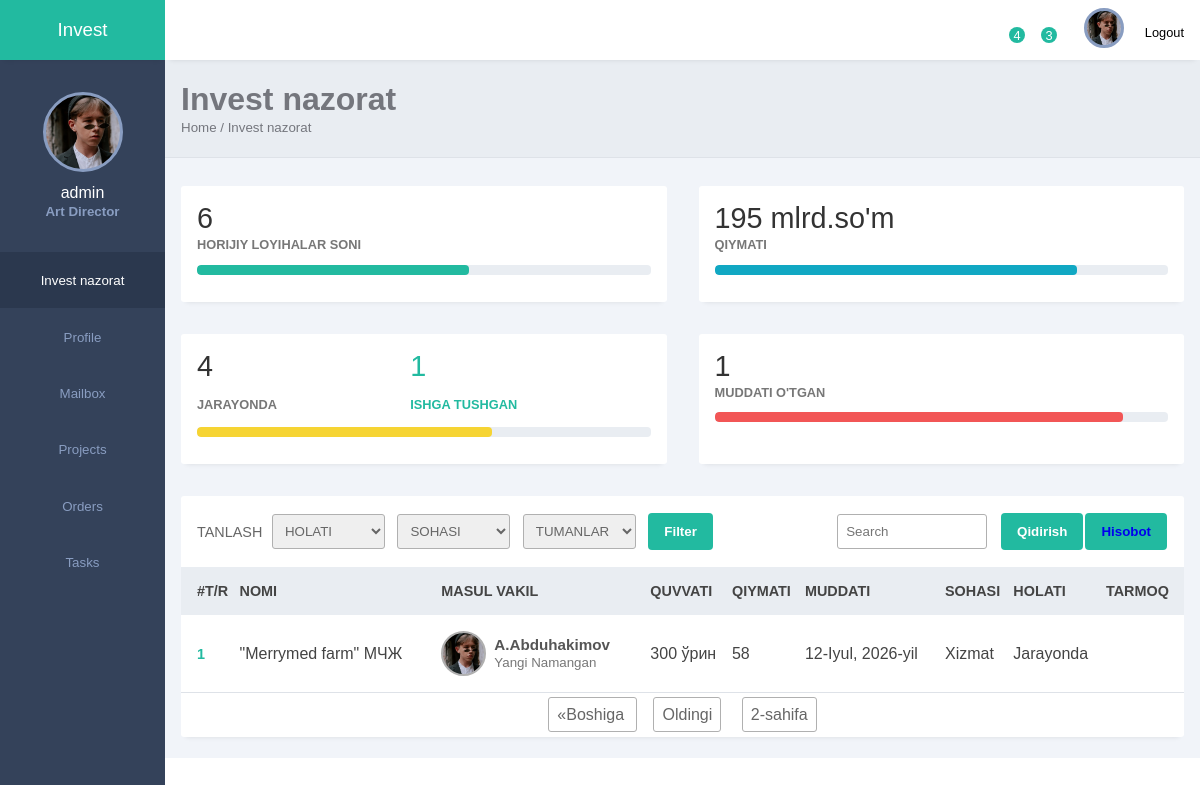
Page /?page=2 (signed in) on the committed database.
### horijiy/models.py (models this page shows, shortened)
class Horijiy(models.Model):
    title = models.CharField(max_length=250, verbose_name="Loyiha nomi")
    slug = AutoSlugField(populate_from='title', unique=True)
    body = models.TextField()
    status = models.CharField(max_length=100, choices=STATUS, verbose_name="Holati")
    create_at = models.DateTimeField(auto_now_add=True, verbose_name="Kiritilgan sana")
    update = models.DateTimeField(auto_now=True, verbose_name="O'zagrtirilgan")
    create_by = models.ForeignKey(User, on_delete=models.CASCADE, verbose_name="User")
    masul_vakil = models.CharField(max_length=250, choices=[
        ('A.Abdurazakov', 'Sh.Abdurazzaqov'), ('A.Abduhakimov', 'A.Abduhakimov'), ('O.Inamov', 'O.Inamov')])
    tuman = models.CharField(max_length=100, choices=TUMANLAR)
    loyiha_quvvati = models.CharField(max_length=250)
    boshlash_sanasi = models.DateField(default='2024-01-01', verbose_name="Boshlash")
    tugatish_sanasi = models.DateField(default='2024-01-01', verbose_name="Tugatish")
    davlat = models.CharField(max_length=250)
    soha_yonalishi = models.CharField(max_length=100, choices=SOHA_YONALISHLARI)
    loyiha_qiymati = models.IntegerField(default=0)
    pdf_file = models.FileField(upload_to='pdf/%Y/', verbose_name="Tasdiqlangani")
    excel_file = models.FileField(upload_to='excel/%Y/', verbose_name="Tarmoq jadvali")

### horijiy/views.py (the view)
# urls.py: path('', views.index, name='index'),
def index(request):
    horijiy_list = Horijiy.objects.all()
    status = request.GET.get('status')
    if status:
        horijiy_list = horijiy_list.filter(status=status)
    soha_yonalishi = request.GET.get('soha_yonalishi')
    if soha_yonalishi:
        horijiy_list = horijiy_list.filter(soha_yonalishi=soha_yonalishi)
    tuman = request.GET.get('tuman')
    if tuman:
        horijiy_list = horijiy_list.filter(tuman=tuman)
    paginator = Paginator(horijiy_list, 5)  # Sahifalar uchun paginator
    page_number = request.GET.get('page')
    page_obj = paginator.get_page(page_number)
    context = {
        'horijiy_list': page_obj,
        'active_count': Horijiy.objects.filter(status='active').count(),
        'deactive_count': Horijiy.objects.filter(status='deactive').count(),
        'expired_count': Horijiy.objects.filter(status='expired').count(),
        'total_sum': horijiy_list.aggregate(total_sum=Sum('loyiha_qiymati')).get('total_sum', 0),
        'selected_tuman': tuman,
    }
    return render(request, 'index.html', context)

### templates/index.html (shortened to what this page needs)
<!DOCTYPE html>
{% load static %}
{% load humanize %}
<html lang="en">
<head>
    <link rel="stylesheet" href="{% static 'style.css' %}">
    <link rel="stylesheet" href="https://maxst.icons8.com/vue-static/landings/line-awesome/line-awesome/1.3.0/css/line-awesome.min.css">
</head>
<body>
    <div class="sidebar">
        <div class="side-header">
            <h3>I<span>nvest</span></h3>
        </div>
        <div class="side-content">
            <div class="profile">
                <div class="profile-img bg-img" style="background-image: url('{% static 'img/1.jpeg' %}')"></div>
                <h4>{{ user.username }}</h4>
                <small>Art Director</small>
            </div>
            <div class="side-menu">
                <ul>
                    <li>
                       <a href="" class="active">
                            <small>Invest nazorat</small>
                        </a>
                    </li>
                    <li>
                       <a href="">
                            <small>Profile</small>
                        </a>
                    </li>
                    <li>
                       <a href="">
                            <small>Mailbox</small>
                        </a>
                    </li>
                    <li>
                       <a href="">
                            <small>Projects</small>
                        </a>
                    </li>
                    <li>
                       <a href="">
                            <small>Orders</small>
                        </a>
                    </li>
                    <li>
                       <a href="">
                            <small>Tasks</small>
                        </a>
                    </li>
                </ul>
            </div>
        </div>
    </div>
    <div class="main-content">
        <header>
            <div class="header-content">
                <div class="header-menu">
                    <div class="notify-icon">
                        <span class="notify">4</span>
                    </div>
                    <div class="notify-icon">
                        <span class="notify">3</span>
                    </div>
                    <div class="user">
                        <div class="profile-img bg-img" style="background-image: url('{% static 'img/1.jpeg' %}')"></div>
                        <span>Logout</span>
                    </div>
                </div>
            </div>
        </header>
        <main>
            <div class="page-header">
                <h1>Invest nazorat</h1>
                <small>Home / Invest nazorat</small>
            </div>
            <div class="page-content">
                <div class="analytics">
                    <div class="card">
                        <div class="card-head">
                            <h2>{{ horijiy_list.paginator.count|intcomma }}</h2>
                        </div>
                        <div class="card-progress">
                            <small>HORIJIY LOYIHALAR SONI</small>
                            <div class="card-indicator">
                                <div class="indicator one" style="width: 60%"></div>
                            </div>
                        </div>
                    </div>
                    <div class="card">
                        <div class="card-head">
                            <h2>{{ total_sum|floatformat|intcomma }} mlrd.so'm</h2>
                        </div>
                        <div class="card-progress">
                            <small>QIYMATI</small>
                            <div class="card-indicator">
                                <div class="indicator two" style="width: 80%"></div>
                            </div>
                        </div>
                    </div>
                    <div class="card">
                        <div class="card-head">
                            <h2>{{ active_count|intcomma }} <br><small style="color: #777;font-size: .8rem;font-weight: 600;">JARAYONDA</small></h2>
                            <h2 style="color: #22baa0;">{{ deactive_count|intcomma }} <br><small style="color: #22baa0;font-size: .8rem;font-weight: 600;">ISHGA TUSHGAN</small></h2>
                        </div>
                        <div class="card-progress">
                            <div class="card-indicator">
                                <div class="indicator three" style="width: 65%"></div>
                            </div>
                        </div>
                    </div>
                    <div class="card">
                        <div class="card-head">
                            <h2>{{ expired_count|intcomma }}</h2>
                        </div>
                        <div class="card-progress">
                            <small>MUDDATI O'TGAN</small>
                            <div class="card-indicator">
                                <div class="indicator four" style="width: 90%"></div>
                            </div>
                        </div>
                    </div>
                </div>
                <div class="records table-responsive">
                    <div class="record-header">
                        <form method="GET" action="">
                            <div class="add">
                                <span>TANLASH</span>
                                <select name="status">
                                    <option value="">HOLATI</option>
                                </select>
                                <select name="soha_yonalishi">
                                    <option value="">SOHASI</option>
                                </select>
                                <select name="tuman">
                                    <option value="">TUMANLAR</option>
                                </select>
                                <button style="cursor: pointer;">Filter</button>
                            </div>
                        </form>
                        <div class="browse">
                            <form method="GET" action="">
                                <div class="add">
                                    <input type="search" name="q" placeholder="Search" class="record-search" value="{{ request.GET.q }}">
                                    <button type="submit" style="margin: 1px;">Qidirish</button>
                                    <button style="margin: 1px;"><a href="{% url 'export_to_excel' %}">Hisobot</a></button>
                                </div>
                            </form>
                        </div>
                    </div>
                    <div>
                        <table width="100%">
                            <thead>
                                <tr>
                                    <th>#T/R</th>
                                    <th> NOMI</th>
                                    <th> MASUL VAKIL</th>
                                    <th> QUVVATI</th>
                                    <th> QIYMATI</th>
                                    <th> MUDDATI</th>
                                    <th> SOHASI</th>
                                    <th> HOLATI</th>
                                    <th> TARMOQ</th>
                                </tr>
                            </thead>
                            <tbody>
                                {% for horijiy in horijiy_list %}
                                <tr>
                                    <td>{{ forloop.counter }}</td>
                                    <td>{{ horijiy.title }}</td>
                                    <td>
                                        <div class="client">
                                            <div class="client-img bg-img" style="background-image: url('{% static 'img/1.jpeg' %}')"></div>
                                            <div class="client-info">
                                                <h4>{{ horijiy.masul_vakil }}</h4>
                                                <small>{{ horijiy.get_tuman_display }}</small>
                                            </div>
                                        </div>
                                    </td>
                                    <td>{{ horijiy.loyiha_quvvati }}</td>
                                    <td>{{ horijiy.loyiha_qiymati }}</td>
                                    <td>{{ horijiy.tugatish_sanasi }}</td>
                                    <td>{{ horijiy.get_soha_yonalishi_display }}</td>
                                    <td>{{ horijiy.get_status_display }}</td>
                                    <td>
                                        <div class="actions">
                                        </div>
                                    </td>
                                </tr>
                                {% endfor %}
                            </tbody>
                        </table>
                    </div>
                    <div class="pagination">
                        <span class="step-links">
                            {% if horijiy_list.has_previous %}
                                <a href="?page=1">&laquo;Boshiga </a>
                                <a href="?page={{ horijiy_list.previous_page_number }}">Oldingi</a>
                            {% endif %}
                            <span class="current">
                                {{ horijiy_list.number }}-sahifa
                            </span>
                        </span>
                    </div>
                </div>
            </div>
        </main>
    </div>
</body>
</html>

### rows in the picture
Horijiy: title "\"Merrymed farm\" МЧЖ", masul_vakil "A.Abduhakimov", tuman "Yangi Namangan", loyiha_quvvati "300 ўрин", loyiha_qiymati "58", tugatish_sanasi "12-Iyul, 2026-yil", soha_yonalishi "Xizmat", status "Jarayonda"

### other values in the picture
{{ user.username }} "admin"
{{ horijiy_list.paginator.count|intcomma }} "6"
{{ total_sum|floatformat|intcomma }} "195"
{{ active_count|intcomma }} "4"
{{ deactive_count|intcomma }} "1"
{{ expired_count|intcomma }} "1"
{{ horijiy_list.number }} "2"
